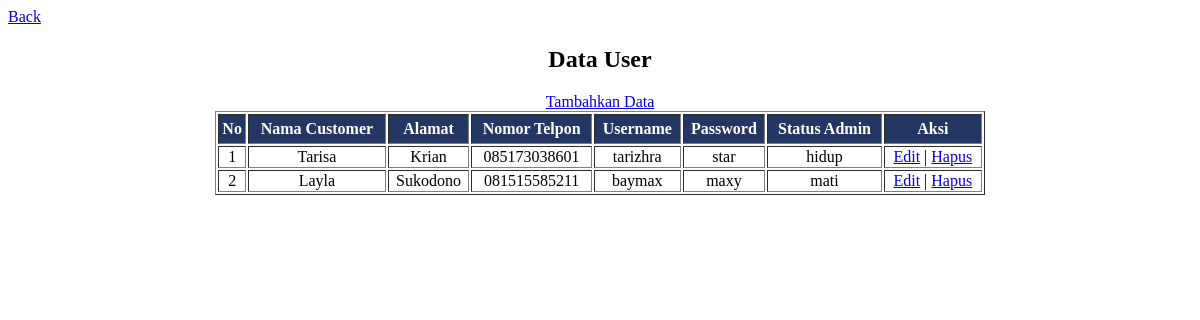
Page /view_customer.php (signed in) on the committed database.
### tables this page shows
CREATE TABLE `customer` (
  `id_customer` int(11) NOT NULL,
  `nama_customer` varchar(500) NOT NULL,
  `alamat` varchar(500) NOT NULL,
  `notelp` varchar(12) NOT NULL,
  `username` varchar(10) NOT NULL,
  `password` varchar(10) NOT NULL,
  `status_admin` varchar(10) NOT NULL
);

### view_customer.php (the view, shortened to what this page needs)
<html>
    <head></head>
    <link rel="stylesheet" href="style.css" />
    <body>
         <a href="home.php" >Back</a>
    <center>
        <h2>Data User</h2>
        <table width="65%" border="1">
            <tr class="c">
                <th>No</th>
                <th>Nama Customer</th>
                <th>Alamat</th>
                <th>Nomor Telpon</th>
                <th>Username</th>
                <th>Password</th>
                <th>Status Admin</th>
                <th>Aksi</th>
            </tr>
            <a href="add.php">Tambahkan Data</a>
    </body>
            <?php
            include "koneksi.php";
            $idc = $_SESSION['id_customer'];
            $query_mysql = mysqli_query($host,"SELECT * FROM customer WHERE $idc");
            while($data = mysqli_fetch_array($query_mysql)){
            ?>
            <tr align="center">
                <td><?php echo$data['id_customer']; ?></td>
                <td><?php echo$data['nama_customer']; ?></td>
                <td><?php echo$data['alamat']; ?></td>
                <td><?php echo$data['notelp']; ?></td>
                <td><?php echo$data['username']; ?></td>
                <td><?php echo$data['password']; ?></td>
                <td><?php echo$data['status_admin']; ?></td>
                <td>
                    <a href="edit.php?update=<?php echo $data['id_customer'];?>">Edit</a> | <a href="delete-customer.php?hapus=<?php echo $data['id_customer'];?>">Hapus</a>
                </td>
            </tr>
            <?php } ?>
</html>

### style.css (style rules this page uses)
.c { background-color: #243762; color: white; height: 30; }

### rows in the picture
customer: id_customer "1", nama_customer "Tarisa", alamat "Krian", notelp "085173038601", username "tarizhra", password "star", status_admin "hidup"
customer: id_customer "2", nama_customer "Layla", alamat "Sukodono", notelp "081515585211", username "baymax", password "maxy", status_admin "mati"
